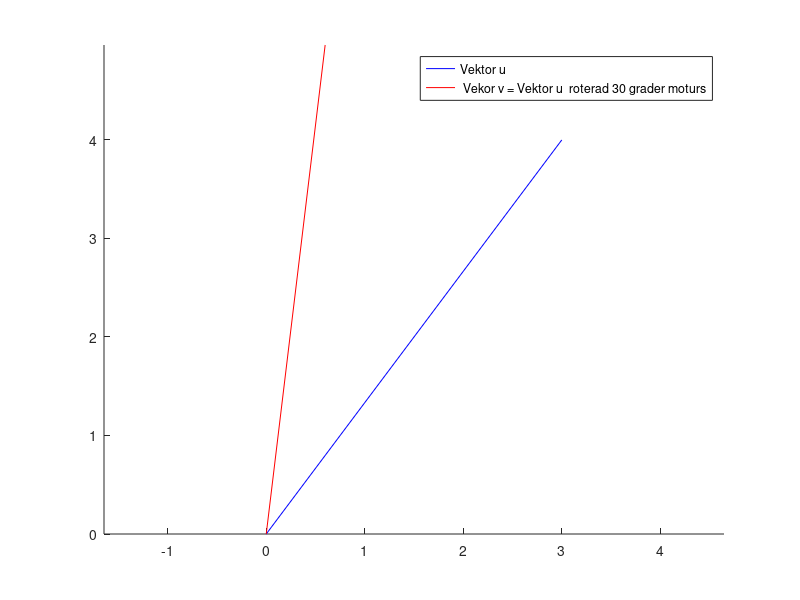
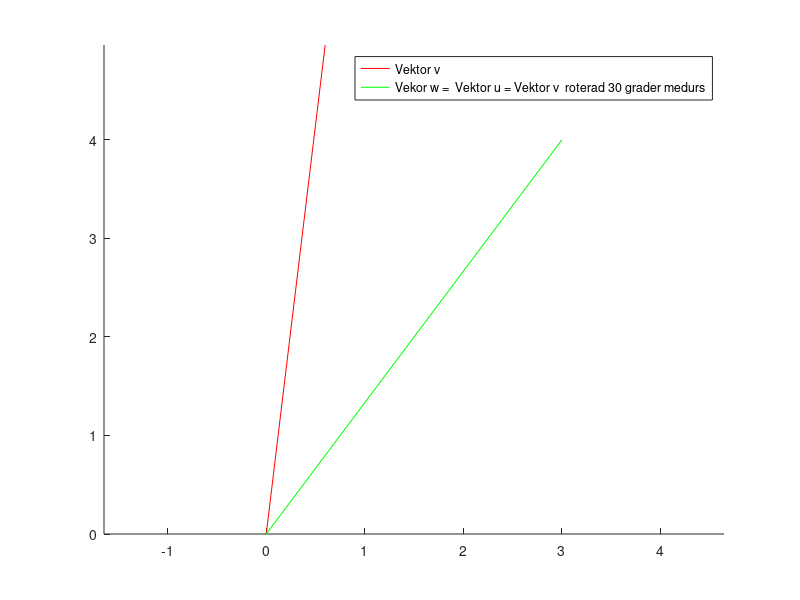

MATLAB code for these plots, in order:
%Inversen
clear
close all

% Vektorn u
u = [3; 4];

% Transformera u genom rotation
theta = 30; %angle in degrees
rotering = [cosd(theta) -sind(theta); sind(theta) cosd(theta)];
roterad_u = rotering * u; %  Vekor v = Vektor u  roterad 30 grader moturs

% Transformera v genom rotation Invers
inv_rotering = inv(rotering); % Inversen av Vektorn v
orginal_vektor = inv_rotering * roterad_u; % Vekor w = Vektor v  roterad 30 grader medurs

% Vektor u, Vektor v
figure(1)
hold on;
plot([0 u(1)], [0 u(2)], 'b-'); 
plot([0 roterad_u(1)], [0 roterad_u(2)], 'r-');
axis equal;
legend('Vektor u', ' Vekor v = Vektor u  roterad 30 grader moturs')

% Vektor v, Vektor w
figure(2)
hold on;
plot([0 roterad_u(1)], [0 roterad_u(2)], 'r-');
plot([0 orginal_vektor(1)], [0 orginal_vektor(2)], 'g-');
axis equal;
legend('Vektor v  ', 'Vekor w =  Vektor u = Vektor v  roterad 30 grader medurs')
